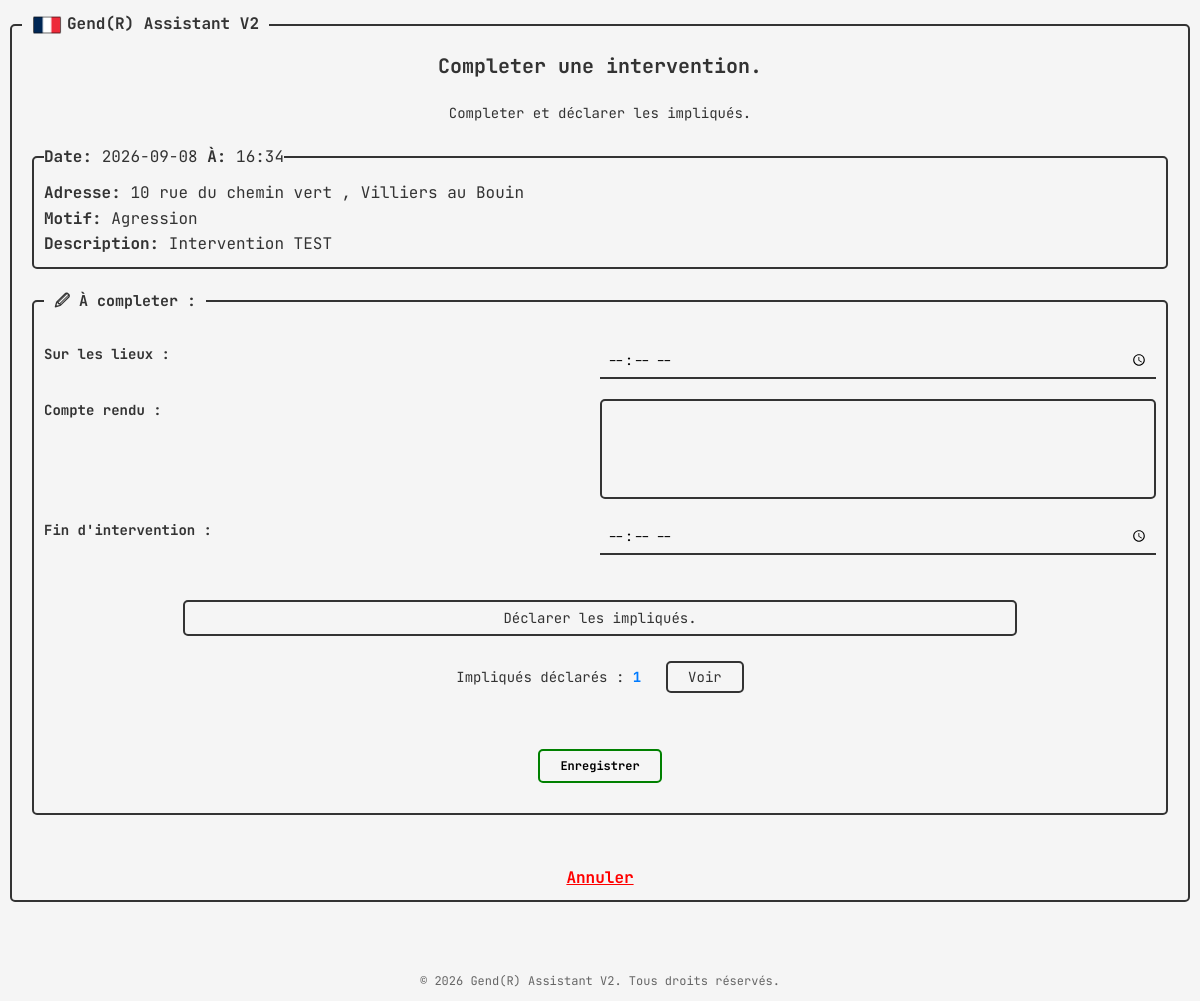
Screenshot of /complete?intervention_id=2 (signed in) with the database file from the repository.
### tables this page shows
CREATE TABLE interventions (
                id INTEGER PRIMARY KEY AUTOINCREMENT,
                username TEXT NOT NULL,
                date TEXT NOT NULL,
                hour TEXT NOT NULL,
                location TEXT NOT NULL,
                type TEXT NOT NULL,
                description TEXT NOT NULL,
                arrived TEXT,
                cr TEXT,
                endhour TEXT
                );

### app.py (the view, shortened to what this page needs)
@app.route('/complete', methods=['GET', 'POST'])
def complete():
    if 'username' not in session:
                return redirect(url_for('login'))
    if request.method == 'GET':
        intervention_id = request.args.get('intervention_id')
        success = request.args.get('success')
        error = request.args.get('error')
        intervention = db_handler.get_intervention_by_id(intervention_id)
        persons_count = len(db_handler.get_person_interventions(intervention_id))
        return render_template('complete_page.html', intervention=intervention, persons=persons_count, success=success, error=error)

### database_handler.py (called while the page is built)
    def get_intervention_by_id(self, intervention_id):
        conn = sqlite3.connect(self.path)
        cursor = conn.cursor()
        cursor.execute('SELECT * FROM interventions WHERE id = ?', (intervention_id,))
        intervention = cursor.fetchone()
        conn.close()
        return intervention

    def get_person_interventions(self, intervention_id):
        conn = sqlite3.connect('database.db')
        cursor = conn.cursor()
        cursor.execute("SELECT * FROM persons WHERE intervention_id = ?", (intervention_id,))
        interventions = cursor.fetchall()
        conn.close()
        return interventions

### templates/complete_page.html (shortened to what this page needs)
{% extends "base.html" %}
{% block content %}
    <div class="title">
        <h3>Completer une intervention.</h3>
        <p>Completer et déclarer les impliqués.</p>
    </div>
    <div class="existing-data">
        <fieldset>
            <legend><strong>Date:</strong> {{ intervention[2] }} <strong>À:</strong> {{ intervention[3] }}</legend>
            <p><strong>Adresse:</strong> {{ intervention[4] }}</p>
            <p><strong>Motif:</strong> {{ intervention[5] }}</p>
            <p><strong>Description:</strong> {{ intervention[6] }}</p>
        </fieldset>
    </div>
    <div class="to-complete">
        <fieldset>
            <legend><strong>&#128393; À completer :</strong></legend>
            <form action="{{ url_for('complete') }}" method="POST">
                <div>
                    <label for="arrived">Sur les lieux :</label>
                    <input type="time" name="arrived" id="arrived" value="{{ intervention[7] }}">
                </div>
                <div>
                    <label for="cr">Compte rendu :</label>
                    <textarea name="cr" id="cr">{{ intervention[8] or '' }}</textarea>
                </div>
                <div>
                    <label for="endhour">Fin d'intervention :</label>
                    <input type="time" name="endhour" id="endhour" value="{{ intervention[9] }}">
                </div>
                <div class="buttons">
                    <a href="{{ url_for('add_person', intervention_id=intervention[0]) }}">Déclarer les impliqués.</a>
                    <p>Impliqués déclarés : <strong>{{ persons }}</strong><a href="{{ url_for('view_persons', intervention_id=intervention[0]) }}">Voir</a></p>
                    <button type="submit">Enregistrer</button>
                </div>
            </form>
        </fieldset>
        <a class="abord" href="{{ url_for('homepage') }}">Annuler</a>
    </div>
{% endblock %}

### static/css/base.css (style rules this page uses)
* { box-sizing: border-box; margin: 0; padding: 0; }
body { font-family: "JetBrains Mono", monospace; background-color: #f5f5f5; color: #333; line-height: 1.6; padding: 0; }
fieldset { display: flex; flex-direction: column; border: 2px solid #333; padding: 10px; border-radius: 5px; margin: 10px; height: calc(100% - 20px); min-height: calc(100% - 20px); overflow-y: auto; }
.title { display: flex; flex: 1; flex-direction: column; align-items: center; justify-content: center; text-align: center; }
.title h3 { font-size: 20px; margin-bottom: 20px; }
.title p { font-size: 14px; margin-bottom: 10px; }

### static/css/index.css (style rules this page uses)
.buttons { display: flex; justify-content: center; gap: 20px; margin: 200px auto; }
.buttons a { padding: 5px 20px; font-size: 16px; border: 2px solid #333; border-radius: 5px; cursor: pointer; font-size: 14px; text-decoration: none; color: #333; transition: border-color 0.5s, color 0.5s; }

### static/css/complete_page.css (style rules this page uses)
.to-complete fieldset legend { font-size: 15px; padding: 0 10px; }
.to-complete form div { display: flex; flex-direction: row; margin: 20px auto; }
.to-complete form div label { width: 50%; justify-content: start; font-size: 14px; font-weight: bold; }
.to-complete form div input { width: 50%; justify-content: start; padding: 7px; background-color: transparent; font-family: "JetBrains Mono", monospace; border: none; outline: none; border-bottom: 2px solid #333; }
.to-complete form div textarea { width: 50%; height: 100px; justify-content: start; padding: 7px; background-color: transparent; border: 2px solid #333; border-radius: 5px; font-family: "JetBrains Mono", monospace; font-size: 14px; resize: none; outline: none; }
.to-complete form .buttons { display: flex; flex-direction: column; justify-content: center; align-items: center; }
.to-complete form .buttons a { width: 75%; text-align: center; margin-top: 25px; font-size: 14px; }
.to-complete form p { font-size: 14px; margin-top: 10px; }
.to-complete form p strong { color:#007BFF; margin-right: 25px; }
.to-complete form .buttons button { padding: 7px 20px; text-align: center; margin-top: 40px; font-family: "JetBrains Mono", monospace; font-size: 12px; font-weight: bold; background-color: transparent; border: 2px solid green; border-radius: 5px; transition: color 0.5s ease; }
.abord { display: flex; justify-content: center; margin-top: 50px; text-align: center; color: red; font-size: 16px; font-weight: bold; }

### static/css/add_person.css (style rules this page uses)
.abord { display: flex; justify-content: center; margin-top: 50px; text-align: center; color: red; font-size: 16px; font-weight: bold; }

### rows the page displays
interventions: date "2026-09-08", hour "16:34", location "10 rue du chemin vert , Villiers au Bouin", type "Agression", description "Intervention TEST"

### other values shown
{{ persons }} "1"
